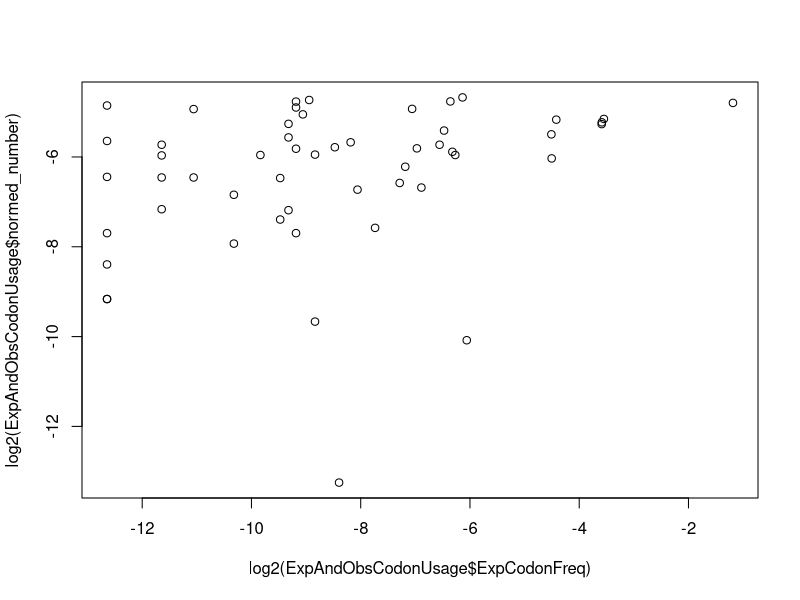
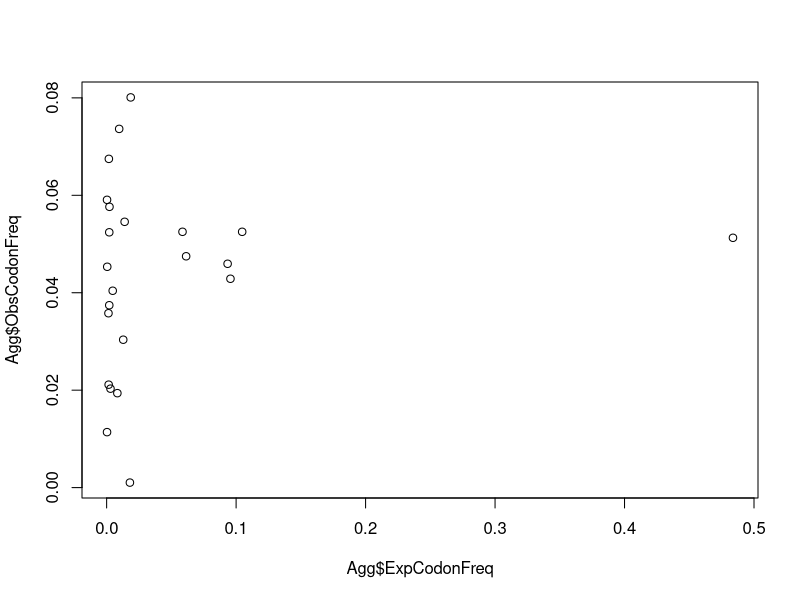

Recreate these plots in R, in order.
rm(list=ls(all=TRUE))

### aminoacid usage in all protein coding genes on SarsCov2:
CodonUsageRefSeq = read.table("../../Sars_Cov_2/data_obtained/Usage/13.Codon_usage_NC_045512.2.csv", sep = ',',header = TRUE)

### expected amino-acid usage at the end of Vitya evolution
data  = read.table("../../Sars_Cov_2/data_obtained/AminoSimFromVictor/generations1.csv", sep = ';',header = TRUE)

data = data[data$generations == 1000000,]
data = data[,-c(1)]
sum(data[c(1:64)]) # 6400
data = data/6400 # 

#### from CodonUsage to AaUsage
DataT = data.frame(t(data))
DataT$Codons = row.names(DataT)
DataT$Aa = DataT$Codons

TranslateStandardCodonsIntoThreeLetterAa<-function(x)
{
  if (x %in% c('TTT','TTC')) {return ("Phe")}
  if (x %in% c('TTA','TTG')) {return ("LeuTT")}
  if (x %in% c('CTT','CTC','CTA','CTG')) {return ("LeuCT")}
  if (x %in% c('ATT','ATC','ATA')) {return ("Ile")} # !!!
  if (x %in% c('ATG')) {return ("Met")} # !!!
  if (x %in% c('GTC','GTA','GTG','GTT')) {return ("Val")}
  
  if (x %in% c('TCT','TCC','TCA','TCG')) {return ("SerTC")}
  if (x %in% c('CCT','CCC','CCA','CCG')) {return ("Pro")}
  if (x %in% c('ACT','ACC','ACA','ACG')) {return ("Thr")}
  if (x %in% c('GCT','GCC','GCA','GCG')) {return ("Ala")}
  
  if (x %in% c('TAT','TAC')) {return ("Tyr")}
  if (x %in% c('TAA','TAG','TGA')) {return ("Stop")} # !!!
  if (x %in% c('CAT','CAC')) {return ("His")}
  if (x %in% c('CAA','CAG')) {return ("Gln")}
  if (x %in% c('AAT','AAC')) {return ("Asn")}
  if (x %in% c('AAA','AAG')) {return ("Lys")}
  if (x %in% c('GAT','GAC')) {return ("Asp")}
  if (x %in% c('GAA','GAG')) {return ("Glu")}
  
  if (x %in% c('TGT','TGC')) {return ("Cys")}
  if (x %in% c('TGG')) {return ("Trp")} # !!!!
  if (x %in% c('CGT','CGC','CGA','CGG')) {return ("Arg")}
  if (x %in% c('AGT','AGC')) {return ("SerAG")}
  if (x %in% c('AGA','AGG')) {return ("Arg")}  # !!! 
  if (x %in% c('GGT','GGC','GGA','GGG')) {return ("Gly")}
}

DataT$Aa = apply(as.matrix(DataT$Codons),1,FUN = TranslateStandardCodonsIntoThreeLetterAa)
names(DataT)[1]=c('ExpCodonFreq')
agg = aggregate(DataT$ExpCodonFreq, by = list(DataT$Aa), FUN = sum)
names(agg)=c('Aa','Freq')

#### 
ExpAndObsCodonUsage = merge(CodonUsageRefSeq, DataT, by = 'Codons')
cor.test(ExpAndObsCodonUsage$ExpCodonFreq,ExpAndObsCodonUsage$normed_number, method= 'spearman')
plot(log2(ExpAndObsCodonUsage$ExpCodonFreq),log2(ExpAndObsCodonUsage$normed_number))

#### 
Agg = aggregate(list(ExpAndObsCodonUsage$ExpCodonFreq,ExpAndObsCodonUsage$normed_number),by=list(ExpAndObsCodonUsage$Aa), FUN = sum)
names(Agg)=c('Aa','ExpCodonFreq','ObsCodonFreq')
cor.test(Agg$ExpCodonFreq,Agg$ObsCodonFreq, method = 'spearman')
plot(Agg$ExpCodonFreq,Agg$ObsCodonFreq)


